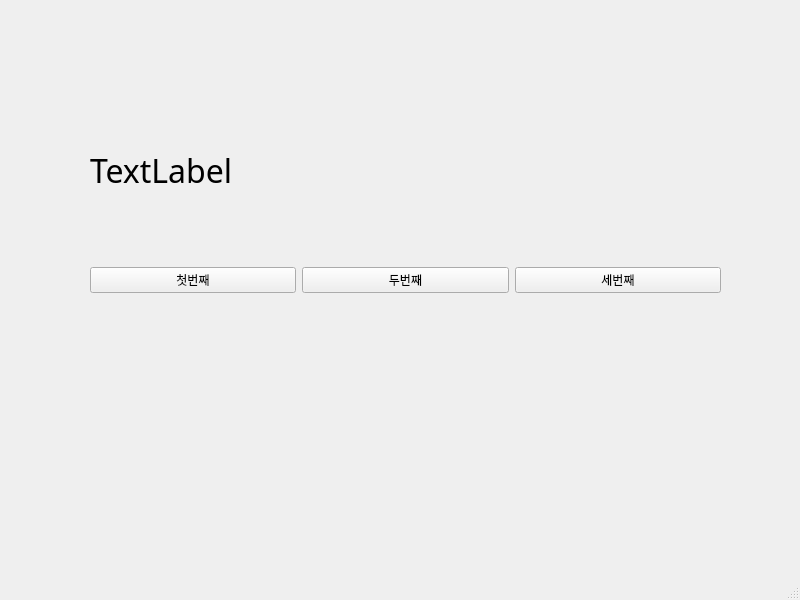
<?xml version="1.0" encoding="UTF-8"?>
<ui version="4.0">
 <class>MainWindow</class>
 <widget class="QMainWindow" name="MainWindow">
  <property name="geometry">
   <rect>
    <x>0</x>
    <y>0</y>
    <width>800</width>
    <height>600</height>
   </rect>
  </property>
  <property name="windowTitle">
   <string>MainWindow</string>
  </property>
  <widget class="QWidget" name="centralwidget">
   <widget class="QWidget" name="horizontalLayoutWidget">
    <property name="geometry">
     <rect>
      <x>90</x>
      <y>220</y>
      <width>631</width>
      <height>121</height>
     </rect>
    </property>
    <layout class="QHBoxLayout" name="horizontalLayout">
     <item>
      <widget class="QPushButton" name="pushButton_2">
       <property name="text">
        <string>첫번째</string>
       </property>
      </widget>
     </item>
     <item>
      <widget class="QPushButton" name="pushButton_3">
       <property name="text">
        <string>두번째</string>
       </property>
      </widget>
     </item>
     <item>
      <widget class="QPushButton" name="pushButton">
       <property name="text">
        <string>세번째</string>
       </property>
      </widget>
     </item>
    </layout>
   </widget>
   <widget class="QLabel" name="label">
    <property name="geometry">
     <rect>
      <x>90</x>
      <y>150</y>
      <width>631</width>
      <height>41</height>
     </rect>
    </property>
    <property name="font">
     <font>
      <family>영덕블루로드체</family>
      <pointsize>24</pointsize>
     </font>
    </property>
    <property name="text">
     <string>TextLabel</string>
    </property>
   </widget>
  </widget>
  <widget class="QMenuBar" name="menubar">
   <property name="geometry">
    <rect>
     <x>0</x>
     <y>0</y>
     <width>800</width>
     <height>21</height>
    </rect>
   </property>
  </widget>
  <widget class="QStatusBar" name="statusbar"/>
 </widget>
 <resources/>
 <connections>
  <connection>
   <sender>pushButton_2</sender>
   <signal>clicked()</signal>
   <receiver>MainWindow</receiver>
   <slot>firstClick()</slot>
   <hints>
    <hint type="sourcelabel">
     <x>193</x>
     <y>307</y>
    </hint>
    <hint type="destinationlabel">
     <x>247</x>
     <y>364</y>
    </hint>
   </hints>
  </connection>
  <connection>
   <sender>pushButton_3</sender>
   <signal>clicked()</signal>
   <receiver>MainWindow</receiver>
   <slot>secondClick()</slot>
   <hints>
    <hint type="sourcelabel">
     <x>361</x>
     <y>302</y>
    </hint>
    <hint type="destinationlabel">
     <x>433</x>
     <y>363</y>
    </hint>
   </hints>
  </connection>
  <connection>
   <sender>pushButton</sender>
   <signal>clicked()</signal>
   <receiver>MainWindow</receiver>
   <slot>thirdClick()</slot>
   <hints>
    <hint type="sourcelabel">
     <x>547</x>
     <y>299</y>
    </hint>
    <hint type="destinationlabel">
     <x>644</x>
     <y>368</y>
    </hint>
   </hints>
  </connection>
 </connections>
 <slots>
  <slot>firstClick()</slot>
  <slot>secondClick()</slot>
  <slot>thirdClick()</slot>
 </slots>
</ui>
